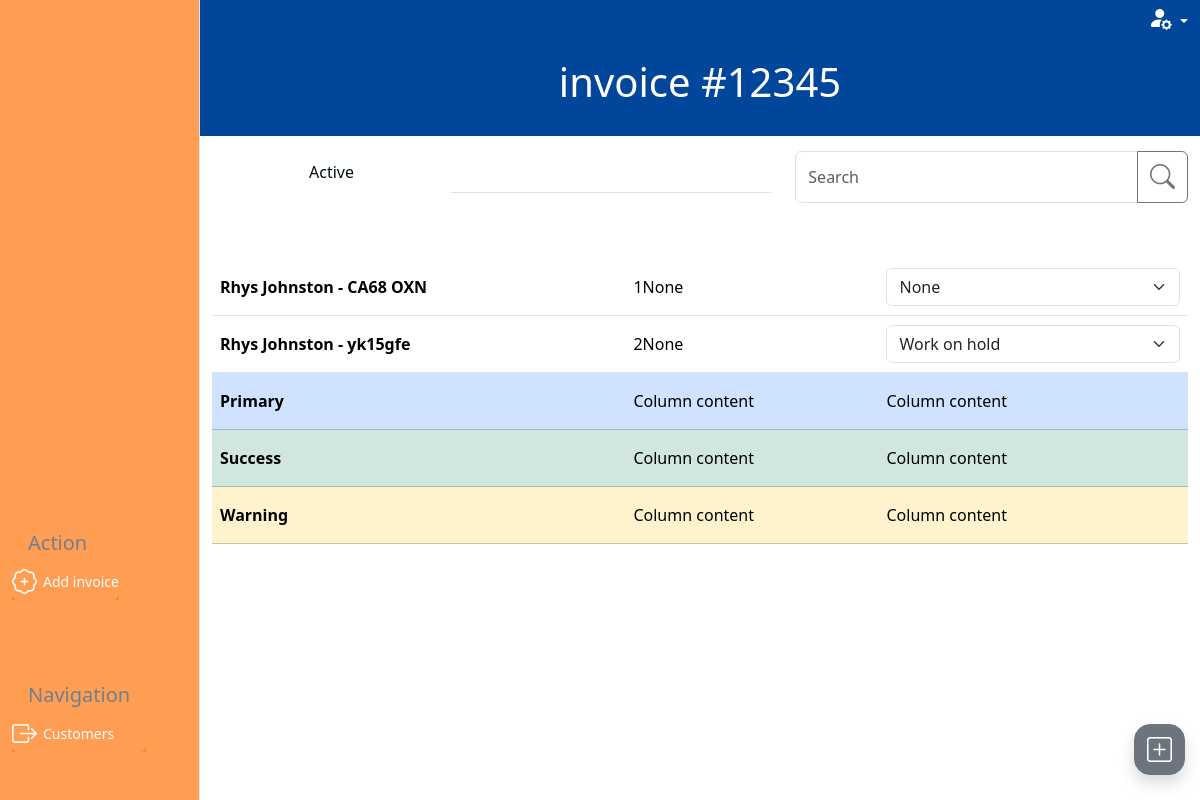
The app's page /invoices/, older data.
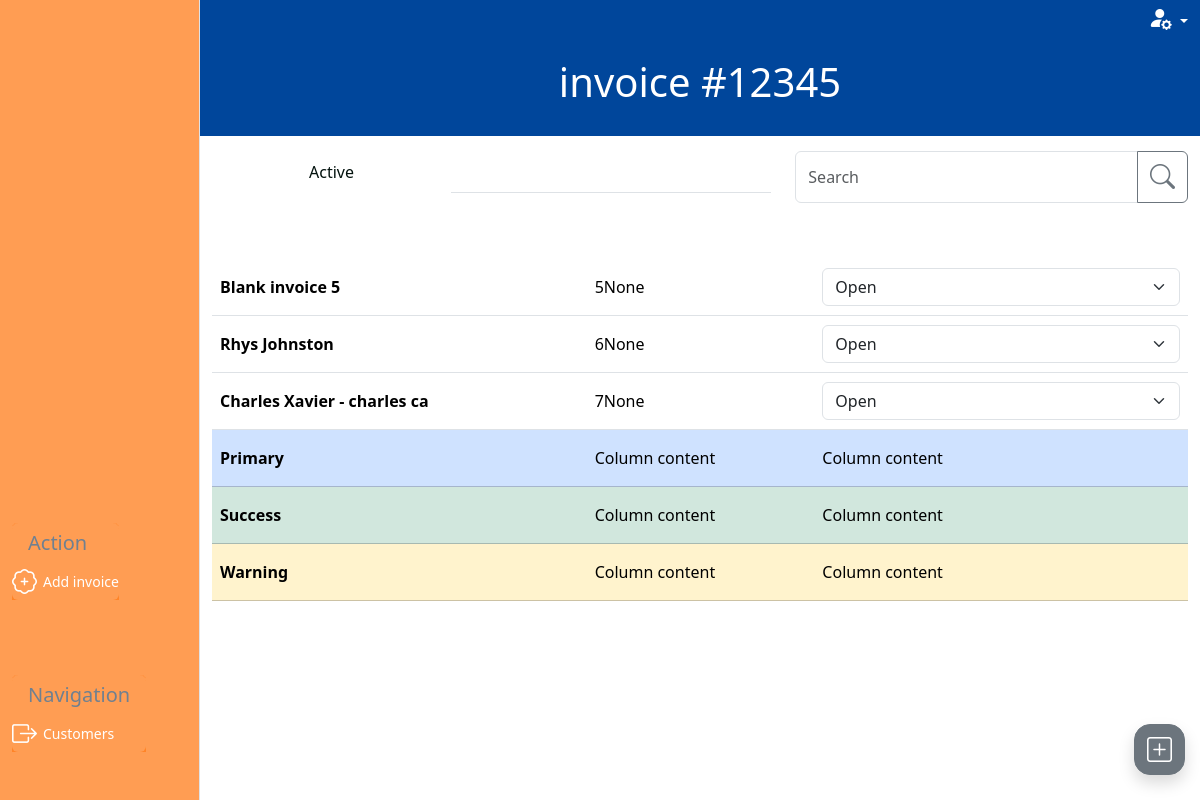
The same page, newer data.
### invoice/models.py (models this page shows, shortened)
class Invoice(models.Model):
    class InvoiceStatus(models.IntegerChoices):
        WORK_ON_HOLD = 1, 'Work on hold'
        OPEN = 2, 'Open'
        READY_FOR_PROCESSING = 3, 'Ready for processing'
        READY_FOR_VERIFICATION = 4, 'Ready for verification'
        SENT_TO_CUSTOMER = 5, 'Sent to customer'
        COMPLETE = 6, 'Complete'
    inv_number = models.CharField(
        max_length=10, null=True, editable=False)
    inv_integer = models.PositiveIntegerField(null=True, editable=False)
    customer = models.ForeignKey(
        Customer, on_delete=models.PROTECT, related_name='invoices',
        blank=True, null=True)
    vehicle = models.ForeignKey(
        Vehicle, on_delete=models.PROTECT, related_name='invoices',
        blank=True, null=True)
    date_in = models.DateTimeField(blank=True, null=True)
    mileage = models.PositiveIntegerField(blank=True, null=True)
    status = models.PositiveSmallIntegerField(
        choices=InvoiceStatus.choices, blank=True, null=True)
    active = models.BooleanField(default=True, blank=True, null=True)
    subtotal = models.PositiveIntegerField(blank=True, null=True)
    vat_subtotal = models.PositiveIntegerField(blank=True, null=True)
    grand_total = models.PositiveIntegerField(blank=True, null=True)
    slug = models.SlugField(max_length=100, unique=True, blank=False, null=False)
    def __str__(self):
        if self.inv_integer :
            result = f'{self.inv_number} - {self.customer} - {self.vehicle}'
        elif self.customer and self.vehicle:
            result = f'{self.customer} - {self.vehicle}'
        elif self.customer or self.vehicle:
            result = f'{self.customer or self.vehicle}'
        else:
            result = f'Blank invoice {self.id}'
        return result

### customer/models.py (models this page shows, shortened)
class Customer(models.Model):
    class CustomerType(models.IntegerChoices):
        TRADE = 1, 'Trade'
        PRIVATE = 2, 'Private'
    class PaymentTerms(models.IntegerChoices):
        PIA = 1, 'Payment in advance'
        NET_7 = 2, '7 days'
        NET_14 = 3, '14 days'
        NET_30 = 4, '30 days'
        NET_60 = 5, '60 days'
    name = models.CharField(max_length=20, blank=False, null=False)
    friendly_name = models.CharField(max_length=10, blank=True, null=True)
    type = models.PositiveSmallIntegerField(
        choices=CustomerType.choices, blank=True, null=True)
    address_line_1 = models.CharField(max_length=27, blank=True, null=True)
    address_line_2 = models.CharField(max_length=27, blank=True, null=True)
    city_region = models.CharField(max_length=27, blank=True, null=True)
    postcode = models.CharField(max_length=10, blank=True, null=True)
    contact_number_primary = models.CharField(max_length=20, blank=True, null=True)
    email = models.CharField(max_length=20, blank=True, null=True)
    payment_terms = models.PositiveSmallIntegerField(
        choices=PaymentTerms.choices, blank=True, null=True)
    active = models.BooleanField(default=True, blank=True, null=True)
    slug = models.SlugField(max_length=100, unique=True, blank=False, null=False)
    def __str__(self):
        return self.name

class Vehicle(models.Model):
    customer = models.ForeignKey(
        Customer, blank=False, null=False, on_delete=models.CASCADE)
    registration = models.CharField(max_length=10, null=False, blank=False)
    make = models.CharField(max_length=27, blank=True, null=True)
    model = models.CharField(max_length=27, blank=True, null=True)
    active = models.BooleanField(default=True, blank=True, null=True)
    slug = models.SlugField(max_length=100, unique=True, blank=False, null=False)
    def __str__(self):
        return self.registration

### invoice/views.py (the view)
# urls.py: path('', views.invoice_list, name='invoice_list'),
def invoice_list(request):
    if request.POST:
        invoice_pk = request.POST.get('pk')
        invoice_status = int(request.POST.get('status'))
        invoice = get_object_or_404(Invoice, pk=invoice_pk)
        invoice.status = invoice_status
        invoice.save()
        messages.success(request, f'Successfully')
        return redirect(reverse('invoice_list'))
    else:
        create_invoice_form = InvoiceForm(initial={'status': 2})
        invoices = Invoice.objects.all()
        all_status_options = dict(Invoice.InvoiceStatus.choices)
        status_mapping = {
            1: (2, 2),
            2: (3, 1),
            3: (4, 2),
            4: (5, 3),
            5: (6, 4)
        }
        for invoice in invoices:
            available_status_options = status_mapping.get(invoice.status, {})
            invoice.available_status_options = extract_options(all_status_options, *available_status_options)
        context = {
            'create_invoice_form': create_invoice_form,
            'invoices': invoices
        }
        return render(request, 'invoice/invoice_list.html', context)

### invoice/forms.py (called while the page is built)
def add_or_edit_button(slug):
    if slug:
        text = 'Edit'
    else:
        text = 'Create'
    return text

def add_or_edit_path(slug, type):
    if slug:
        path = reverse('edit_'+type, args=[slug])
    else:
        path = reverse('create_'+type)
    return path

def add_or_edit_modal(slug, type, layout):
    if slug:
        layout
    else:
        layout = Modal(
            layout,
            css_id=type+"_modal",
            title="Add "+type.capitalize(),
            css_class="modal-lg h-100 overflow-y-auto"
        )
    return  layout

    def create_option(self, name, value, label, selected, index, subindex=None, attrs=None):
        option = super().create_option(
            name, value, label, selected, index, subindex=subindex, attrs=attrs)
        try:
            instance = self.choices.queryset.get(pk=value.value)
            option_fk = instance.customer.id
            if option_fk:
                option['attrs']['class'] = option_fk
        except:
            option['attrs']['class'] = 'no_customer'
        return option

### invoice/views.py (called while the page is built)
def extract_options(status_options, *keys_to_keep):
    return {key: status_options[key] for key in keys_to_keep}

### invoice/templates/invoice/invoice_list.html (shortened to what this page needs)
{% extends "base_dashboard.html" %}
{% load static %}
{% load crispy_forms_tags %}
{% block css %}
{{ block.super }}
<link rel="stylesheet" href="{% static 'invoice/css/invoice.css' %}">
{% endblock %}
{% block page_title %}Invoice list{% endblock %}Invoices{% block page_heading %}invoice #12345{% endblock %}
{% block side_menu_action_items %}
<a type="button" data-bs-toggle="modal" data-bs-target="#invoice_modal" class="btn side-menu-link text-white"><i
        class="bi bi-patch-plus"></i> <span>Add invoice</span></a>
{% endblock side_menu_action_items %}
{% block side_menu_nav_items %}
<a href="{% url 'customer_list' %}" class="btn side-menu-link text-white"><i
        class="bi bi-box-arrow-right"></i><span>Customers</span></a>
{% endblock side_menu_nav_items %}
{% block filter_search %}
<div class="col-7 d-none d-lg-block mb-4">
    <ul class="nav nav-tabs nav-fill" role="navigation">
        <li class="nav-item">
            <a class="nav-link {% if request.path == '' %} active" aria-current="page" {% else %} " {% endif %} href="">Active</a>
        </li>
        <li class="nav-item">
        </li>
        <li class="nav-item">
        </li>
    </ul>
</div>
<div class="col-lg-5 d-none d-lg-block ">
    <form action="{% url 'invoice_list' %}" method="GET">
        {% include 'includes/searchbar.html' %}
    </form>
</div>
{% endblock %}
{% block dashboard_content %}
<table class="table table-hover align-middle">
    <tbody>
        {% for invoice in invoices %}
        <tr>
            <th scope="row " class="d-none d-lg-table-cell"><a
                    href="{% url 'invoice' invoice.slug %}">{{invoice}}{{invoice.status.display}}</a></th>
            <td class="d-none d-lg-table-cell"><a
                    href="{% url 'invoice' invoice.slug %}">{{invoice.pk}}{{invoice.inv_number}}</a></td>
            <td>
                <form action="{% url 'invoice_list' %}" method="POST" id="invoice_change_status_{{invoice.pk}}">
                    <select class="form-select" aria-label="Default select example" onchange="submitForm(this)"
                        name="status">
                        <option selected disabled>{{invoice.get_status_display}}</option>
                    </select>
                </form>
            </td>
        </tr>
        {% endfor %}
        <tr class="table-primary">
            <th scope="row" class="d-none d-lg-table-cell">Primary</th>
            <td class="d-none d-lg-table-cell">Column content</td>
            <td>Column content</td>
        </tr>
        <tr class="table-success">
            <th scope="row" class="d-none d-lg-table-cell">Success</th>
            <td class="d-none d-lg-table-cell">Column content</td>
            <td>Column content</td>
        </tr>
        <tr class="table-warning">
            <th scope="row" class="d-none d-lg-table-cell">Warning</th>
            <td class="d-none d-lg-table-cell">Column content</td>
            <td>Column content</td>
        </tr>
    </tbody>
</table>
{% endblock %}

### templates/base_dashboard.html (shortened to what this page needs)
{% extends "base.html" %}
{% load static %}
{% block content %}
  <div class="container-fluid vh-100 main-container">
      <div class="row h-100">
      <div class="col-lg-2 d-none d-lg-block side-menu">
        <div class="container-fluid vh-100 border-end">
          <div class="row h-50">
            <div class="col-12"></div>
          </div>
          <div class="row h-25">
            <div class="col-12 action-container side-menu-container d-flex align-items-end">
              <div class="card">
                <div class="card-header">
                  <h5 class="card-title menu-title">Action</h5>
                </div>
                <div class="card-body p-0 w-100">
                  {% block side_menu_action_items %}
                  {% endblock side_menu_action_items %}
                </div>
              </div>
            </div>
          </div>
          <div class="row h-25">
            <div class="mb-5 col-12 navigation-container side-menu-container d-flex align-items-end">
              <div class="card">
                <div class="card-header">
                  <h5 class="card-title menu-title">Navigation</h5>
                </div>
                <div class="card-body p-0 w-100">
                  {% block side_menu_nav_items %}
                  {% endblock side_menu_nav_items %}
                </div>
              </div>
            </div>
          </div>
        </div>
      </div>
      <div class="col-12 col-lg-10 dashboard-outer p-0">
          <header class="container-fluid header-container">
            <div class="row">
                <div class="col text-end">
                  <div class="dropdown">
                    <a class="dropdown-toggle" href="#" role="button" data-bs-toggle="dropdown"
                      aria-expanded="false">
                      <i class="bi bi-person-fill-gear fs-4 text-white"></i>
                    </a>
                </div>
              </div>
            </div>
            <div class="row heading-row">
                <div class="col d-flex align-items-center justify-content-center heading-container">
                  <h1 class="d-inline">{% block page_heading %}{% endblock %}</h1>
                </div>
            </div>
          </header>
          <div class="container-fluid filter-search-container">
            <div class="row">
              {% block filter_search %}
              {% endblock %}
            </div>
          </div>
          <div class="container dashboard-content-container mt-4">
            <div class="row h-100">
                <div class="col-12">
                {% block dashboard_content %}
                {% endblock %}
                </div>
            </div>
          </div>
      </div>
    </div>
  </div>
{% include "includes/mobile_menu.html" %}
{% endblock %}

### templates/base.html (shortened to what this page needs)
{% load static %}
<!doctype html>
<html lang="en">
<head>
  {% block css %}
  <link href="https://cdn.jsdelivr.net/npm/bootstrap@5.3.3/dist/css/bootstrap.min.css" rel="stylesheet"
>
  <link rel="stylesheet" href="https://cdn.jsdelivr.net/npm/bootstrap-icons@1.11.3/font/bootstrap-icons.min.css">
  <link rel="stylesheet" href="{% static 'css/base.css' %}">
  {% endblock %}
</head>
<body>
  {% block content %}
  {% endblock %}
</body>
</html>

### templates/includes/searchbar.html
<div class="input-group mb-3">
    <input id="search-bar" type="text" class="form-control" placeholder="Search" aria-label="Search"
        aria-describedby="search-confirm" name="q">
    <button class="btn btn-outline-secondary" type="submit" id="search-confirm"><i class="bi bi-search"></i></button>
</div>

### templates/includes/mobile_menu.html (shortened to what this page needs)
<div class="dropup mobile-menu-container">
    <button class="btn btn-secondary mobile-menu-button rounded-4 shadow" type="button" data-bs-toggle="dropdown"
        aria-expanded="false">
        <i class="bi bi-plus-square"></i>
    </button>
</div>

### static/css/base.css (style rules this page uses)
html { height: 100%; overflow: hidden; }
a { color: black; text-decoration: none; }
i { font-size: 25px; }
.side-menu { padding: 0; }
.menu-title { color: slategrey; margin: 0; }
.side-menu .card { border: 0; }
.side-menu { background-color: rgba(255, 124, 26, 0.75) !important; color: white; border: 0; }
.side-menu .card .card-header, .side-menu .card .card-body { background-color: rgba(255, 124, 26, 0.75); border:0; }
.side-menu-link { display: flex; justify-content: end; align-items: center; justify-content: start; font-size: 14px; font-weight: 500; border:none; margin-right: 0px; padding: 0; }
.side-menu-link > i { font-size: 25px; margin-right: 6px; }
.header-container { background-color: #00469B; }
.dropdown-toggle { color: white; }
.heading-container h1 { color:white; }
.heading-row { height: 100px; margin-bottom: 15px; border-radius: 8px; }
.dashboard-outer { overflow-y: auto; height: 100vh; }
tr { line-height: 40px; }
th > a, td > a { text-decoration: none; display:block }
.mobile-menu-container { position: fixed; bottom: 25px; right: 15px; }
.mobile-menu-button { min-height: 3rem; min-width: 3rem; }
.mobile-menu-button i { font-weight: 800; color: white; font-size: 25px; }

### invoice/static/invoice/css/invoice.css (style rules this page uses)
.nav-item .nav-link { background-color: white; color: #03120E; }

Row changes from the older to the newer data that the page shows:
removed Invoice: inv_integer+customer+vehicle "Rhys Johnston - CA68 OXN", pk "1", inv_number "None", status "None"
removed Invoice: inv_integer+customer+vehicle "Rhys Johnston - yk15gfe", pk "2", inv_number "None", status "Work on hold"
added Invoice: inv_integer+customer+vehicle "Blank invoice 5", pk "5", inv_number "None", status "Open"
added Invoice: inv_integer+customer+vehicle "Rhys Johnston", pk "6", inv_number "None", status "Open"
added Invoice: inv_integer+customer+vehicle "Charles Xavier - charles ca", pk "7", inv_number "None", status "Open"
